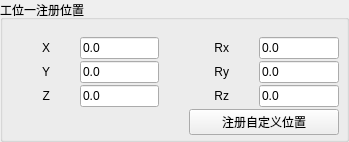
           <widget class="QGroupBox" name="groupBox_9">
            <property name="sizePolicy">
             <sizepolicy hsizetype="Preferred" vsizetype="Preferred">
              <horstretch>0</horstretch>
              <verstretch>0</verstretch>
             </sizepolicy>
            </property>
            <property name="title">
             <string>工位一注册位置</string>
            </property>
            <layout class="QVBoxLayout" name="verticalLayout_4">
             <property name="spacing">
              <number>2</number>
             </property>
             <property name="leftMargin">
              <number>2</number>
             </property>
             <property name="topMargin">
              <number>15</number>
             </property>
             <property name="rightMargin">
              <number>2</number>
             </property>
             <property name="bottomMargin">
              <number>2</number>
             </property>
             <item>
              <layout class="QGridLayout" name="gridLayout_13" rowstretch="1,1,1,1" columnstretch="1,2,1,2">
               <property name="leftMargin">
                <number>5</number>
               </property>
               <property name="topMargin">
                <number>2</number>
               </property>
               <property name="rightMargin">
                <number>5</number>
               </property>
               <property name="bottomMargin">
                <number>2</number>
               </property>
               <property name="horizontalSpacing">
                <number>30</number>
               </property>
               <property name="verticalSpacing">
                <number>2</number>
               </property>
               <item row="0" column="1">
                <widget class="QLineEdit" name="lineEdit_RegPosX1">
                 <property name="sizePolicy">
                  <sizepolicy hsizetype="Preferred" vsizetype="Preferred">
                   <horstretch>0</horstretch>
                   <verstretch>0</verstretch>
                  </sizepolicy>
                 </property>
                 <property name="text">
                  <string>0.0</string>
                 </property>
                </widget>
               </item>
               <item row="1" column="0">
                <widget class="QLabel" name="label_21">
                 <property name="text">
                  <string>Y</string>
                 </property>
                 <property name="alignment">
                  <set>Qt::AlignRight|Qt::AlignTrailing|Qt::AlignVCenter</set>
                 </property>
                </widget>
               </item>
               <item row="1" column="2">
                <widget class="QLabel" name="label_20">
                 <property name="text">
                  <string>Ry</string>
                 </property>
                 <property name="alignment">
                  <set>Qt::AlignRight|Qt::AlignTrailing|Qt::AlignVCenter</set>
                 </property>
                </widget>
               </item>
               <item row="0" column="0">
                <widget class="QLabel" name="label_22">
                 <property name="text">
                  <string>X</string>
                 </property>
                 <property name="alignment">
                  <set>Qt::AlignRight|Qt::AlignTrailing|Qt::AlignVCenter</set>
                 </property>
                </widget>
               </item>
               <item row="0" column="2">
                <widget class="QLabel" name="label_19">
                 <property name="text">
                  <string>Rx</string>
                 </property>
                 <property name="alignment">
                  <set>Qt::AlignRight|Qt::AlignTrailing|Qt::AlignVCenter</set>
                 </property>
                </widget>
               </item>
               <item row="1" column="1">
                <widget class="QLineEdit" name="lineEdit_RegPosY1">
                 <property name="sizePolicy">
                  <sizepolicy hsizetype="Preferred" vsizetype="Preferred">
                   <horstretch>0</horstretch>
                   <verstretch>0</verstretch>
                  </sizepolicy>
                 </property>
                 <property name="text">
                  <string>0.0</string>
                 </property>
                </widget>
               </item>
               <item row="2" column="2">
                <widget class="QLabel" name="label_23">
                 <property name="text">
                  <string>Rz</string>
                 </property>
                 <property name="alignment">
                  <set>Qt::AlignRight|Qt::AlignTrailing|Qt::AlignVCenter</set>
                 </property>
                </widget>
               </item>
               <item row="1" column="3">
                <widget class="QLineEdit" name="lineEdit_RegPosRy1">
                 <property name="sizePolicy">
                  <sizepolicy hsizetype="Preferred" vsizetype="Preferred">
                   <horstretch>0</horstretch>
                   <verstretch>0</verstretch>
                  </sizepolicy>
                 </property>
                 <property name="text">
                  <string>0.0</string>
                 </property>
                </widget>
               </item>
               <item row="2" column="1">
                <widget class="QLineEdit" name="lineEdit_RegPosZ1">
                 <property name="sizePolicy">
                  <sizepolicy hsizetype="Preferred" vsizetype="Preferred">
                   <horstretch>0</horstretch>
                   <verstretch>0</verstretch>
                  </sizepolicy>
                 </property>
                 <property name="styleSheet">
                  <string notr="true"/>
                 </property>
                 <property name="text">
                  <string>0.0</string>
                 </property>
                </widget>
               </item>
               <item row="2" column="0">
                <widget class="QLabel" name="label_24">
                 <property name="text">
                  <string>Z</string>
                 </property>
                 <property name="alignment">
                  <set>Qt::AlignRight|Qt::AlignTrailing|Qt::AlignVCenter</set>
                 </property>
                </widget>
               </item>
               <item row="0" column="3">
                <widget class="QLineEdit" name="lineEdit_RegPosRx1">
                 <property name="sizePolicy">
                  <sizepolicy hsizetype="Preferred" vsizetype="Preferred">
                   <horstretch>0</horstretch>
                   <verstretch>0</verstretch>
                  </sizepolicy>
                 </property>
                 <property name="text">
                  <string>0.0</string>
                 </property>
                </widget>
               </item>
               <item row="2" column="3">
                <widget class="QLineEdit" name="lineEdit_RegPosRz1">
                 <property name="sizePolicy">
                  <sizepolicy hsizetype="Preferred" vsizetype="Preferred">
                   <horstretch>0</horstretch>
                   <verstretch>0</verstretch>
                  </sizepolicy>
                 </property>
                 <property name="text">
                  <string>0.0</string>
                 </property>
                </widget>
               </item>
               <item row="3" column="2" colspan="2">
                <widget class="QPushButton" name="pushButton_RegPos1">
                 <property name="text">
                  <string>注册自定义位置</string>
                 </property>
                </widget>
               </item>
              </layout>
             </item>
            </layout>
           </widget>
